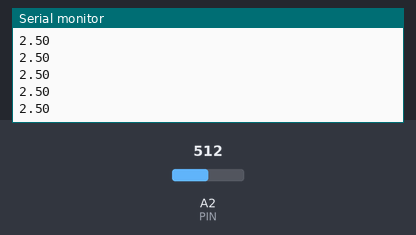
Recording of a sketch running on a simulated Arduino Uno, built with avr-gcc and run on an emulated ATmega328P. Shown: the last lines printed to the serial monitor. The inputs (shaded band) are chosen by the test bench; at power-on: A2 (PIN) = 512.

Above: at 1.2 s.
1.3 s: A2 (PIN) set to 716
At 1.68 s:
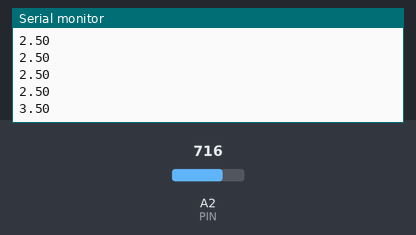
2.8 s: A2 (PIN) set to 900
At 2.94 s:
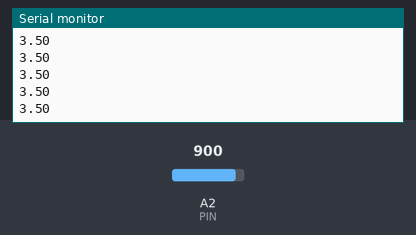
Timing chart, 0 to 5.8 s (numbered marks = the images above; inputs shaded):
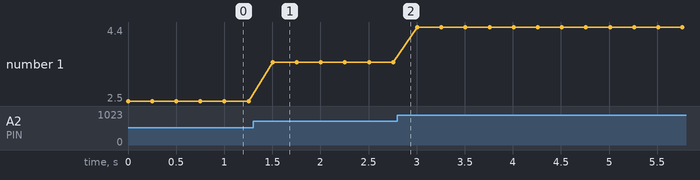

Measured:
- after the input at 1.3 s, the serial monitor: prints a new line after 0.20 s (image 1)
- plotted number 1: 2.5 → 3.5 after the input at 1.3 s, 3.5 → 4.4 after the input at 2.8 s

The sketch:

working_with_potentiometer.ino
```cpp
// C++ code
//

int PIN = A2;
int readVal;
float val;
int time = 250;

void setup()
{
  Serial.begin(9600);
}

void loop(){
  readVal = analogRead(PIN);
  val = (5.0/1023.0)*readVal;
  Serial.println(val);
  delay(time);
}
```
